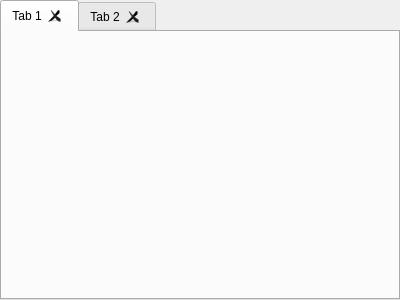
<?xml version="1.0" encoding="UTF-8"?>
<ui version="4.0">
 <class>MainWindow</class>
 <widget class="QMainWindow" name="MainWindow">
  <property name="geometry">
   <rect>
    <x>0</x>
    <y>0</y>
    <width>400</width>
    <height>300</height>
   </rect>
  </property>
  <property name="windowTitle">
   <string>MainWindow</string>
  </property>
  <widget class="QWidget" name="centralWidget">
   <layout class="QVBoxLayout" name="verticalLayout">
    <property name="spacing">
     <number>0</number>
    </property>
    <property name="leftMargin">
     <number>0</number>
    </property>
    <property name="topMargin">
     <number>0</number>
    </property>
    <property name="rightMargin">
     <number>0</number>
    </property>
    <property name="bottomMargin">
     <number>0</number>
    </property>
    <item>
     <widget class="QTabWidget" name="tabWidget">
      <property name="currentIndex">
       <number>0</number>
      </property>
      <property name="tabsClosable">
       <bool>true</bool>
      </property>
      <property name="movable">
       <bool>true</bool>
      </property>
      <widget class="QWidget" name="tab">
       <attribute name="title">
        <string>Tab 1</string>
       </attribute>
      </widget>
      <widget class="QWidget" name="tab_2">
       <attribute name="title">
        <string>Tab 2</string>
       </attribute>
      </widget>
     </widget>
    </item>
   </layout>
  </widget>
 </widget>
 <layoutdefault spacing="6" margin="11"/>
 <resources/>
 <connections/>
</ui>
